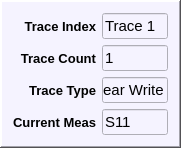
  <widget class="QFrame" name="frame_5">
   <property name="geometry">
    <rect>
     <x>974</x>
     <y>272</y>
     <width>181</width>
     <height>134</height>
    </rect>
   </property>
   <property name="styleSheet">
    <string notr="true">background-color: rgb(245, 243, 255);</string>
   </property>
   <property name="frameShape">
    <enum>QFrame::WinPanel</enum>
   </property>
   <property name="frameShadow">
    <enum>QFrame::Raised</enum>
   </property>
   <layout class="QGridLayout" name="gridLayout_14">
    <item row="0" column="0">
     <layout class="QGridLayout" name="gridLayout_10">
      <item row="0" column="0">
       <widget class="QLabel" name="label_26">
        <property name="font">
         <font>
          <family>Arial</family>
          <pointsize>10</pointsize>
          <weight>75</weight>
          <bold>true</bold>
         </font>
        </property>
        <property name="text">
         <string>Trace Index</string>
        </property>
        <property name="alignment">
         <set>Qt::AlignRight|Qt::AlignTrailing|Qt::AlignVCenter</set>
        </property>
       </widget>
      </item>
      <item row="0" column="1">
       <widget class="QLineEdit" name="lineEdit_Trace_Index">
        <property name="font">
         <font>
          <family>Arial</family>
          <pointsize>11</pointsize>
         </font>
        </property>
        <property name="text">
         <string>Trace 1</string>
        </property>
       </widget>
      </item>
      <item row="1" column="0">
       <widget class="QLabel" name="label_27">
        <property name="font">
         <font>
          <family>Arial</family>
          <pointsize>10</pointsize>
          <weight>75</weight>
          <bold>true</bold>
         </font>
        </property>
        <property name="text">
         <string>Trace Count</string>
        </property>
        <property name="alignment">
         <set>Qt::AlignRight|Qt::AlignTrailing|Qt::AlignVCenter</set>
        </property>
       </widget>
      </item>
      <item row="1" column="1">
       <widget class="QLineEdit" name="lineEdit_Trace_Count">
        <property name="font">
         <font>
          <family>Arial</family>
          <pointsize>11</pointsize>
         </font>
        </property>
        <property name="text">
         <string>1</string>
        </property>
       </widget>
      </item>
      <item row="2" column="0">
       <widget class="QLabel" name="label_28">
        <property name="font">
         <font>
          <family>Arial</family>
          <pointsize>10</pointsize>
          <weight>75</weight>
          <bold>true</bold>
         </font>
        </property>
        <property name="text">
         <string>Trace Type</string>
        </property>
        <property name="alignment">
         <set>Qt::AlignRight|Qt::AlignTrailing|Qt::AlignVCenter</set>
        </property>
       </widget>
      </item>
      <item row="2" column="1">
       <widget class="QLineEdit" name="lineEdit_Trace_Type">
        <property name="font">
         <font>
          <family>Arial</family>
          <pointsize>11</pointsize>
         </font>
        </property>
        <property name="text">
         <string>Clear Write</string>
        </property>
       </widget>
      </item>
      <item row="3" column="0">
       <widget class="QLabel" name="label_29">
        <property name="font">
         <font>
          <family>Arial</family>
          <pointsize>10</pointsize>
          <weight>75</weight>
          <bold>true</bold>
         </font>
        </property>
        <property name="text">
         <string>Current Meas</string>
        </property>
        <property name="alignment">
         <set>Qt::AlignRight|Qt::AlignTrailing|Qt::AlignVCenter</set>
        </property>
       </widget>
      </item>
      <item row="3" column="1">
       <widget class="QLineEdit" name="lineEdit_Current_Meas">
        <property name="font">
         <font>
          <family>Arial</family>
          <pointsize>11</pointsize>
         </font>
        </property>
        <property name="text">
         <string>S11</string>
        </property>
       </widget>
      </item>
     </layout>
    </item>
   </layout>
  </widget>
